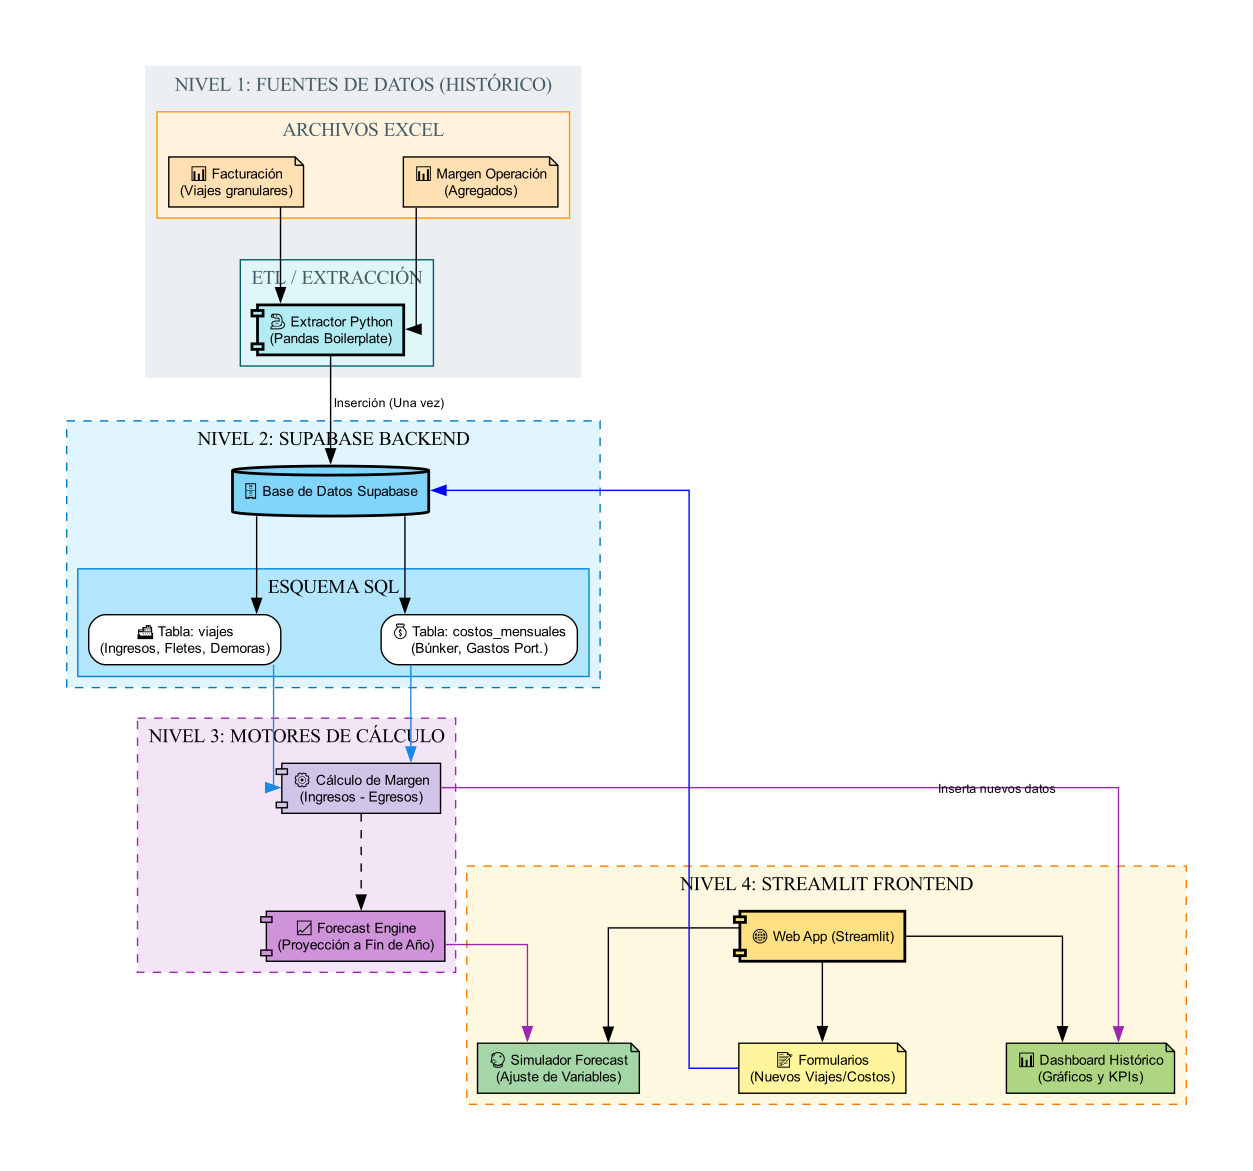

This chart was generated by the following Python code:
import graphviz
import os

def generate_pdf_petral_architecture():
    base_name = "FLUJOGRAMA_Arquitectura_Petral_V1"
    output_filename = base_name
    
    print(f"Generando Arquitectura Petral V1: {output_filename}.pdf")
    
    # Path setup para Graphviz en Windows
    potential_paths = [
        r"C:\Program Files\Graphviz\bin",
        r"C:\Program Files (x86)\Graphviz\bin",
    ]
    for p in potential_paths:
        if os.path.exists(p) and p not in os.environ["PATH"]:
            os.environ["PATH"] += os.pathsep + p

    dot_code = """
    digraph PetralArchitecture {
        rankdir=TB;
        splines=ortho;
        nodesep=1.0;
        ranksep=0.8;
        
        node [shape=box, style="filled,rounded", fontname="Arial", fontsize=10];
        edge [fontname="Arial", fontsize=9];

        # ==========================================
        #  NIVEL 1: FUENTES Y EXTRACCIÓN (HISTÓRICO)
        # ==========================================
        subgraph cluster_lvl1 {
            label = "NIVEL 1: FUENTES DE DATOS (HISTÓRICO)"; style="filled"; color="#ECEFF1"; fontcolor="#455A64";
            
            subgraph cluster_mod1 {
                label = "ARCHIVOS EXCEL"; style="filled"; fillcolor="#FFF3E0"; color="#FF9800";
                ExcelFact [label="📊 Facturación\\n(Viajes granulares)", shape=note, fillcolor="#FFE0B2"];
                ExcelMarg [label="📊 Margen Operación\\n(Agregados)", shape=note, fillcolor="#FFE0B2"];
            }
            
            subgraph cluster_mod2 {
                label = "ETL / EXTRACCIÓN"; style="filled"; fillcolor="#E0F7FA"; color="#006064";
                PythonExtractor [label="🐍 Extractor Python\\n(Pandas Boilerplate)", shape=component, fillcolor="#B2EBF2", penwidth=2];
            }
            
            ExcelFact -> PythonExtractor;
            ExcelMarg -> PythonExtractor;
        }

        # ==========================================
        #  NIVEL 2: BASE DE DATOS (BACKEND)
        # ==========================================
        subgraph cluster_mod3 {
            label = "NIVEL 2: SUPABASE BACKEND"; style="filled,dashed"; fillcolor="#E1F5FE"; color="#0277BD";
            
            SupabaseDB [label="🗄️ Base de Datos Supabase", shape=cylinder, fillcolor="#81D4FA", penwidth=2];
            
            subgraph cluster_tables {
                label = "ESQUEMA SQL"; style="filled"; fillcolor="#B3E5FC"; color="#0288D1";
                TableViajes [label="🚢 Tabla: viajes\\n(Ingresos, Fletes, Demoras)", shape=record, fillcolor="white"];
                TableCostos [label="💰 Tabla: costos_mensuales\\n(Búnker, Gastos Port.)", shape=record, fillcolor="white"];
            }
            
            PythonExtractor -> SupabaseDB [label=" Inserción (Una vez)"];
            SupabaseDB -> TableViajes;
            SupabaseDB -> TableCostos;
        }

        # ==========================================
        #  NIVEL 3: MOTORES Y LÓGICA (BACKEND/FRONTEND)
        # ==========================================
        subgraph cluster_lvl3 {
            label = "NIVEL 3: MOTORES DE CÁLCULO"; style="filled,dashed"; fillcolor="#F3E5F5"; color="#9C27B0";
            
            MotorMargen [label="⚙️ Cálculo de Margen\\n(Ingresos - Egresos)", shape=component, fillcolor="#D1C4E9"];
            MotorForecast [label="📈 Forecast Engine\\n(Proyección a Fin de Año)", shape=component, fillcolor="#CE93D8"];
            
            TableViajes -> MotorMargen [color="#1E88E5"];
            TableCostos -> MotorMargen [color="#1E88E5"];
        }

        # ==========================================
        #  NIVEL 4: FRONTEND E INTERFAZ USUARIO
        # ==========================================
        subgraph cluster_outputs {
            label = "NIVEL 4: STREAMLIT FRONTEND"; style="filled,dashed"; fillcolor="#FFF8E1"; color="#F57C00";
            
            StreamlitApp [label="🌐 Web App (Streamlit)", shape=component, fillcolor="#FFE082", penwidth=2];
            
            PageInputs [label="📝 Formularios\\n(Nuevos Viajes/Costos)", shape=note, fillcolor="#FFF59D"];
            PageDashboard [label="📊 Dashboard Histórico\\n(Gráficos y KPIs)", shape=note, fillcolor="#AED581"];
            PageForecast [label="🔮 Simulador Forecast\\n(Ajuste de Variables)", shape=note, fillcolor="#A5D6A7"];
            
            StreamlitApp -> PageInputs;
            StreamlitApp -> PageDashboard;
            StreamlitApp -> PageForecast;
            
            MotorMargen -> PageDashboard [color="#9C27B0"];
            MotorMargen -> MotorForecast [style=dashed];
            MotorForecast -> PageForecast [color="#9C27B0"];
            
            # Flujo de nuevos datos
            PageInputs -> SupabaseDB [label=" Inserta nuevos datos", color="blue", constraint=false];
        }
    }
    """
    
    try:
        src = graphviz.Source(dot_code)
        output_dir = os.path.dirname(os.path.abspath(__file__))
        file_path = src.render(filename=os.path.join(output_dir, output_filename), format='pdf', view=False, cleanup=True)
        print(f"Generado exitosamente: {os.path.abspath(file_path)}")
        
    except Exception as e:
        print(f"Error generando flujograma: {e}")

if __name__ == "__main__":
    generate_pdf_petral_architecture()
